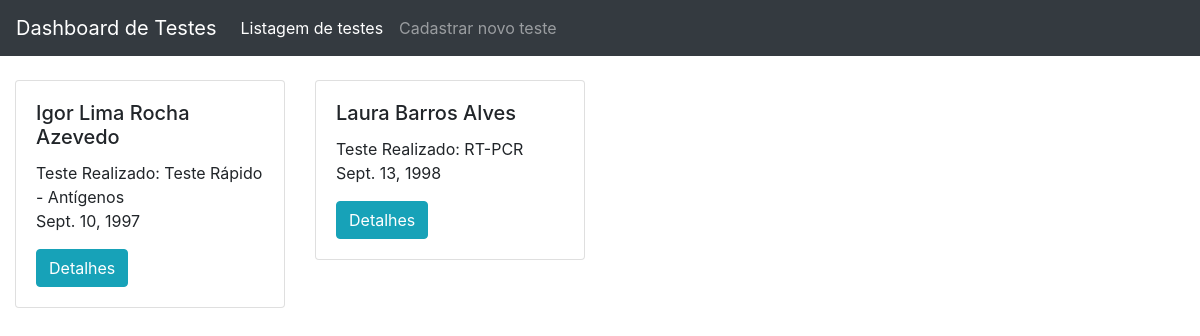
Before: / with the older database file.
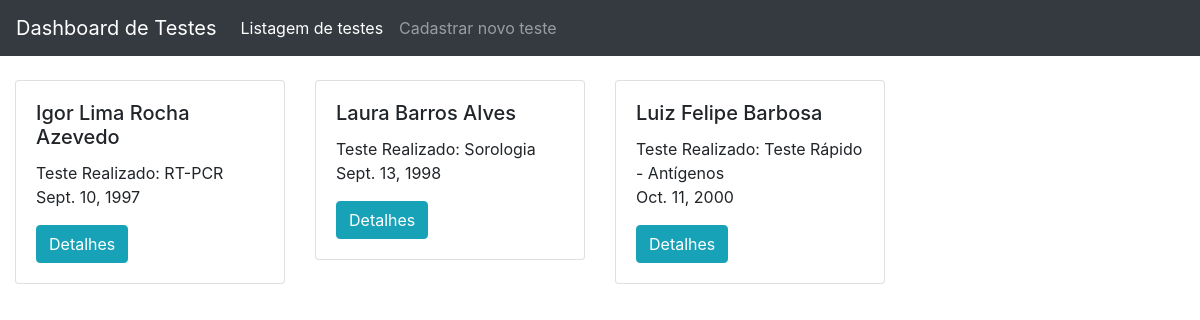
After: the same page with the newer database file.
### users/models.py (models this page shows, shortened)
class User(models.Model):
    name = models.CharField(max_length=200)
    born_date = models.DateField()
    test_type = models.ForeignKey(TestType, on_delete=models.CASCADE)

class TestType(models.Model):
    name = models.CharField(max_length=50, default='RT-PCR')
    def __str__(self):
        return self.name

### users/views.py (the view)
# urls.py: path('', UserListView.as_view(), name='home')
class UserListView(ListView):
    model = User
    template_name = 'home.html'

### templates/home.html
{% extends 'base.html' %}
{% block content %}
<div class="col-lg-12">
    <div class="row my-4 card-wrapper">
        {% if user_list %}
        {% for user in user_list %}
        <div class="col-lg-3 col-md-4 mb-4">
            <div class="card">
                <div class="card-body">
                    <h5 class="card-title">{{ user.name }}</h5>
                    <h7 class="card-title">Teste Realizado: {{ user.test_type }}</h7>
                    <p class="card-text">{{ user.born_date }}</p>
                    <a href="{% url 'user_detail' user.id %}" class="btn btn-info">Detalhes</a>
                </div>
            </div>
        </div>
        {% endfor %}
        {% else %}
        <h1 class="offset-lg-3">No items to show.</h1>
        {% endif %}
    </div>
</div>
{% endblock content %}

### templates/base.html (shortened to what this page needs)
{% load static %}
<html>
    <head>
        <link href="{% static 'css/base.css' %}" rel="stylesheet" />
        <link
            rel="stylesheet"
            href="https://stackpath.bootstrapcdn.com/bootstrap/4.5.0/css/bootstrap.min.css"
        />
    </head>
    <body>
        <nav class="navbar navbar-expand-lg navbar-dark bg-dark">
            <a class="navbar-brand" href="#">Dashboard de Testes</a>
            <div class="collapse navbar-collapse" id="navbarNavDropdown">
                <ul class="navbar-nav">
                    <li class="nav-item active">
                        <a class="nav-link" href="{% url 'home' %}"
                            >Listagem de testes <span class="sr-only">(current)</span></a
                        >
                    </li>
                    <li class="nav-item">
                        <a class="nav-link" href="{% url 'user_new' %}">Cadastrar novo teste</a>
                    </li>
                </ul>
            </div>
        </nav>
        <div clas="container">
            {% block content %} {% endblock content %}
        </div>
    </body>
</html>

### static/css/base.css (style rules this page uses)
body { text-align: center; }
.navbar-brand { padding-top: 0rem; padding-bottom: 0rem; }

Changed rows visible on the page:
changed User "Igor Lima Rocha Azevedo": test_type "Teste Rápido - Antígenos" → "RT-PCR"
changed User "Laura Barros Alves": test_type "RT-PCR" → "Sorologia"
added User: name "Luiz Felipe Barbosa", test_type "Teste Rápido - Antígenos", born_date "Oct. 11, 2000"
